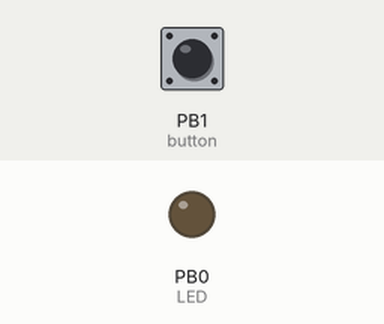
This program was run on a simulated ATtiny13, built with avr-gcc and emulated at 0.128 MHz (the files do not name the chip). Shown: output pins drawn as LEDs (lit = HIGH). The inputs (shaded band) are chosen by the test bench; at power-on: PB1 (button) HIGH.

Above: at 1.2 s.
1.3 s: PB1 (button) pulled LOW for 0.15 s
At 1.37 s:
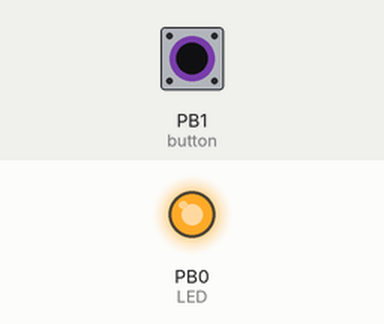
2.9 s: PB1 (button) pulled LOW for 1 s
At 4.4 s:
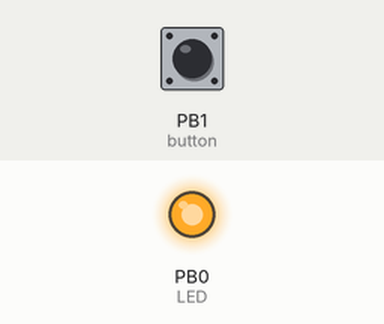
5.4 s: PB1 (button) pulled LOW for 3.2 s
At 9.1 s:
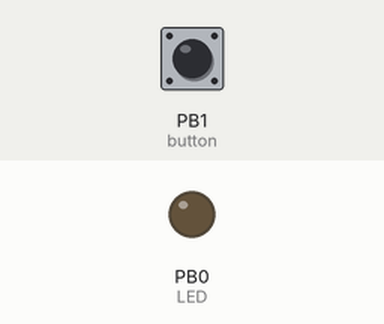
Timing chart, 0 to 10.6 s (numbered marks = the images above; inputs shaded):
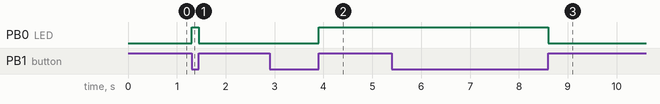

Measured:
- after the input at 1.3 s, PB0 (LED): LOW → HIGH at once, → LOW 0.15 s later
- after the input at 2.9 s, PB0 (LED): LOW → HIGH after 1.0 s
- after the input at 5.4 s, PB0 (LED): HIGH → LOW after 3.2 s

The program:

main.cpp
```cpp
/**
 * Program to turn led on via push button which should turn off after given time.
 *
 * @author Igor Martens
 * @since 04.05.2019
 */

#define F_CPU 128000UL

#define MILLI_SECONDS_PER_TICK 2048UL
#define DISABLE_AFTER_MILLISECONDS_LEFT 5400000UL

#include <avr/io.h>
#include <avr/interrupt.h>

bool isPushed = false;
bool isReleased = true;

bool isActive = false; // Are LEDs active
volatile uint32_t milliSecondsLeft = 0; // How much milliseconds is left since last reset

ISR(TIM0_OVF_vect) {
    if (isActive) {
        milliSecondsLeft += MILLI_SECONDS_PER_TICK;
    }
}

void setup() {
    DDRB |= (1 << DDB0);  // LED on / off port
    DDRB &= ~(1 << DDB1);  // Input port for button
    PORTB |= (1 << PB1); // Define pull-up and set high

    TCCR0B |= (1 << CS02)|(1 << CS00); // set prescaler to 1024 (CLK=128000Hz/1024/256) interrupt every 2,048s = 2018 milliseconds
    TIMSK0 |= (1 << TOIE0); // enable Timer Overflow interrupt

    sei(); // Enable global interrupts
}

void activateLEDs() {
    isActive = true;
    milliSecondsLeft = 0;
    PORTB |= (1 << PB0);
}

void deactivateLEDs() {
    isActive = false;
    PORTB &= ~(1 << PB0);
}

void updateButtonStatus() {
    if (!isPushed) {
        if ((PINB & (1<<PINB1)) == 0) {
            isPushed = true;
        }

    } else if (!isReleased) {
        if ((PINB & (1<<PINB1)) > 0) {
            isReleased = true;
        }
    }
}

bool isButtonClicked() {
    if (isPushed && isReleased) {
        isPushed = false;
        isReleased = false;
        return true;
    }

    return false;
}

int main(void) {
    setup();

    while(1) {
        updateButtonStatus();
        if (isButtonClicked()) {
          if (isActive) {
              deactivateLEDs();
          } else {
              activateLEDs();
          }
        } else {
            if (isActive && milliSecondsLeft > DISABLE_AFTER_MILLISECONDS_LEFT) {
                deactivateLEDs();
            }
        }
    }

    return 0;
}
```
